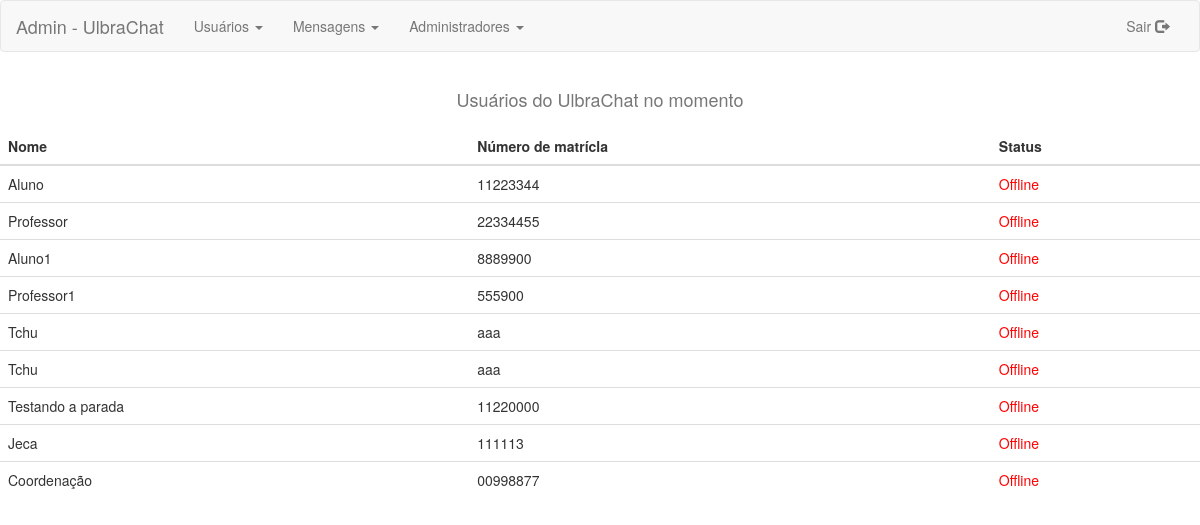
/admin/home.php, run on an earlier commit of the app's database.
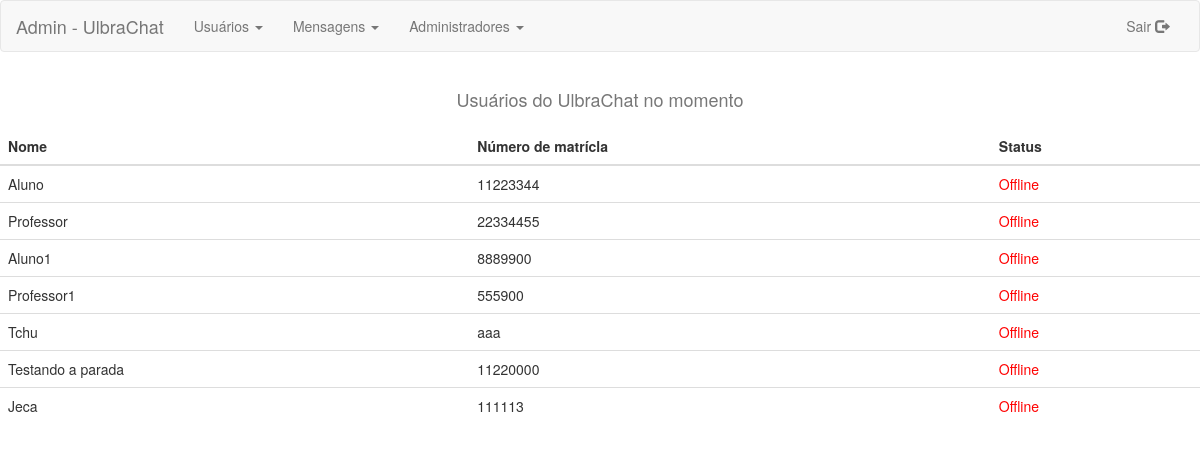
And on a later commit of the database.
### tables this page shows
CREATE TABLE `usuarios` (
  `id` int(11) NOT NULL,
  `nome` text NOT NULL,
  `senha` text NOT NULL,
  `status` tinyint(1) NOT NULL DEFAULT '0',
  `num_matricula` text NOT NULL,
  `email` text NOT NULL,
  `professor` tinyint(1) NOT NULL DEFAULT '0'
);

### admin/home.php (the view, shortened to what this page needs)
<?php
$con = conectar();
?>
<!DOCTYPE html>
<html>
	<head>
		<link rel="stylesheet" href="css/bootstrap.min.css">
		<link rel="stylesheet" type="text/css" href="css/style.css">
	</head>
		<body>
		<nav class="navbar navbar-default">
				<div class="container-fluid">
				<div class="navbar-header">
				<a class="navbar-brand" href="http://localhost/projeto_msg/admin/home.php">Admin - UlbraChat</a>
				</div>
				<div class="collapse navbar-collapse" id="bs-example-navbar-collapse-1">
				<ul class="nav navbar-nav">
					<li class="dropdown">
					<a href="#" class="dropdown-toggle" data-toggle="dropdown" role="button" aria-haspopup="true" aria-expanded="false">Usuários <span class="caret"></span></a>
					</li>
					<li class="dropdown">
					<a href="#" class="dropdown-toggle" data-toggle="dropdown" role="button" aria-haspopup="true" aria-expanded="false">Mensagens <span class="caret"></span></a>
					</li>
					<li class="dropdown">
					<a href="#" class="dropdown-toggle" data-toggle="dropdown" role="button" aria-haspopup="true" aria-expanded="false">Administradores <span class="caret"></span></a>
					</li>
				</ul>
				<ul class="nav navbar-nav navbar-right">
					<li><a href="http://localhost/projeto_msg/admin/logout.php">Sair <span class="glyphicon glyphicon-log-out"></span></a></li>
				</ul>
				</div>
			</div>
			</nav>
			<div id="show-contacts">
			<table class="table">
			<caption class="text-center"><b><h4>Usuários do UlbraChat no momento</h4></b></caption>
				<thead class="thead-dark">
					<tr>
						<th scope="col"> Nome</th>
						<th scope="col"> Número de matrícla</th>
						<th scope="col"> Status</th>
					</tr>
				</thead>
					<?php
						$q = mysqli_query($con, "SELECT * FROM `usuarios`");
						while($row = mysqli_fetch_assoc($q)){
							$array[] = $row;
						}
						foreach ($array as $row){
							echo "<tr>";
							echo "<td>".$row['nome']."</td>";
							echo "<td>".$row['num_matricula']."</td>";
							if($row['status']=="1"){
								echo "<td style='color:green'><b>Online</b></td>";
							}else{
								echo "<td style='color:red'>Offline</td>";
							}
							echo "</tr>";
						}
				?>
			</div>
		</body>
</html>

What changed in the data, as far as the page shows it:
removed usuarios: nome "Tchu", num_matricula "aaa", status "Offline"
removed usuarios: nome "Coordenação", num_matricula "00998877", status "Offline"
